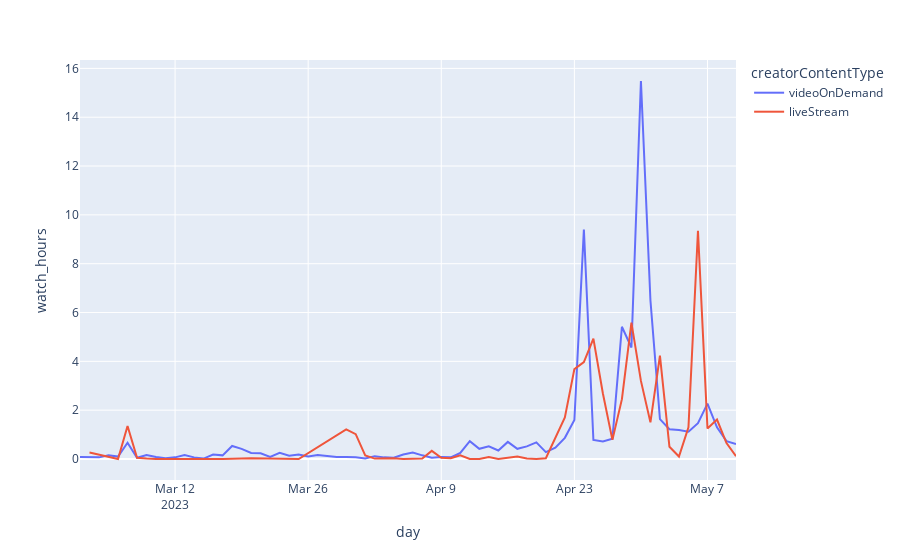

Notebook source saved alongside this figure:
### Code cell
fig2 = px.line(df_video_and_live_2023, x='day', y='watch_hours', color='creatorContentType')
fig2.show()
